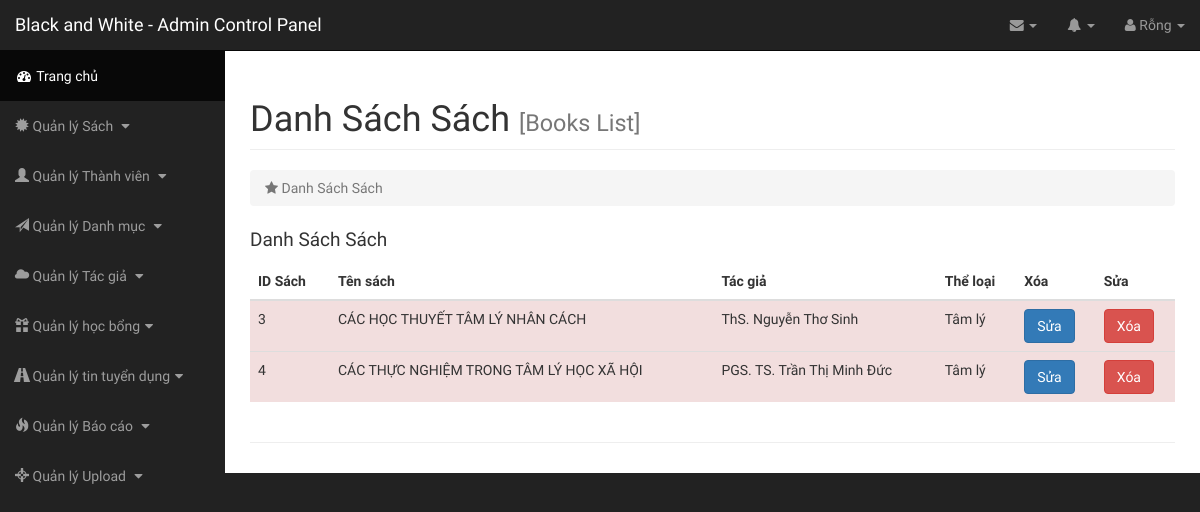
The app's page /admin/index.php?page=danh-sach-sach, older data.
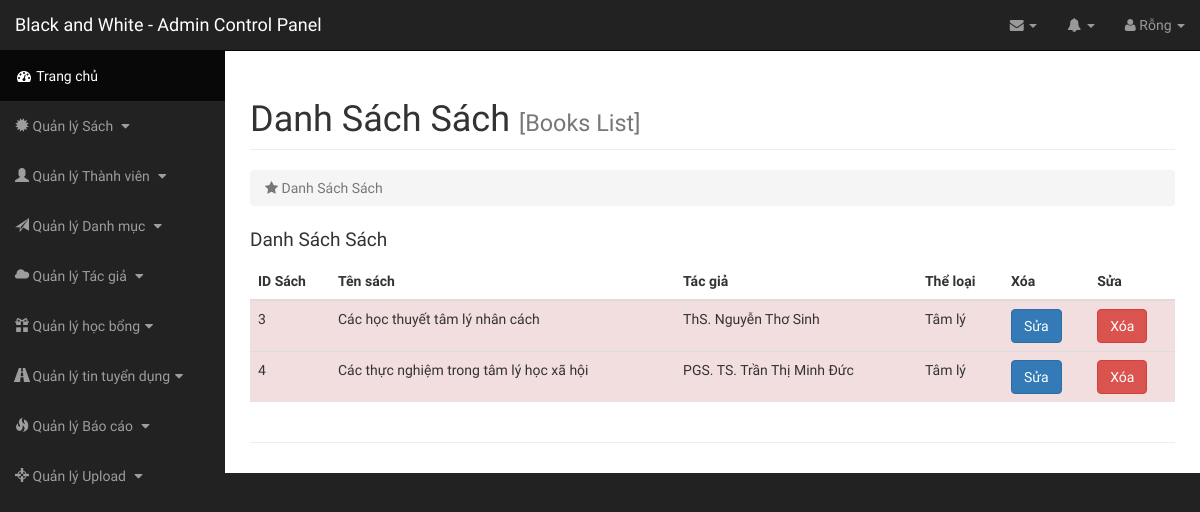
The same page, newer data.
### tables this page shows
CREATE TABLE `books` (
  `bookid` int(100) NOT NULL,
  `bookname` varchar(255) NOT NULL,
  `author` int(100) NOT NULL,
  `nxb` varchar(255) DEFAULT NULL,
  `year` int(100) DEFAULT NULL,
  `filename` varchar(255) NOT NULL,
  `link` text NOT NULL,
  `des` text NOT NULL,
  `catid` int(10) NOT NULL,
  `spec` tinyint(1) NOT NULL,
  `credits` tinyint(1) NOT NULL COMMENT 'bản quyền'
);

CREATE TABLE `author` (
  `authorid` int(100) NOT NULL,
  `authorname` varchar(255) NOT NULL
);

CREATE TABLE `category` (
  `catid` int(10) NOT NULL,
  `catname` varchar(200) NOT NULL,
  `catnameseo` varchar(200) NOT NULL
);

### class/Db.class.php (called while the page is built, shortened)
<?php
class Db{
	private $conn = null;
	public function __construct()
	{
		$host ="mysql:host=". HOST."; dbname=". DB_NAME;
		try
		{
			$this->conn = new PDO($host, DB_USER, DB_PASS);
			$this->conn->query("set names 'utf8' ");
		}
		catch (PDOException $e)
		{
			echo "Không thể kết nối cơ sở dữ liệu";
		}
	}
	private function query($sql, $arr = array(), $mode = PDO::FETCH_ASSOC)
	{
		$pre = $this->conn->prepare($sql);
		if(!$pre->execute($arr))
		{
			echo "Không thể thực thi"; exit;
		}
		return $pre->fetchAll($mode);
	}
	public function select($sql, $arr = array(), $mode = PDO::FETCH_ASSOC)
	{
		return $this->query($sql, $arr, $mode);
	}
}
?>

### admin/inc/booklist.php (the view)
<div id="page-wrapper">
    <div class="container-fluid">
        <div class="row">
            <div class="col-lg-12">
                <h1 class="page-header">
                    Danh Sách Sách <small class="text-muted">[Books List]</small>
                </h1>
                <ol class="breadcrumb">
                    <li class="active">
                        <i class="fa fa-star"></i> Danh Sách Sách
                    </li>
                </ol>
            </div>
        </div>
        <div class="catlist">
          <div class="row">
            <div class="col-sm-12">
              <p class="cat-title">Danh Sách Sách</p>
              <table class="table">
      <thead>
        <tr>
          <th style="width: 80px;">ID Sách</th>
          <th>Tên sách</th>
          <th>Tác giả</th>
          <th>Thể loại</th>
          <th>Xóa</th>
          <th>Sửa</th>
        </tr>
      </thead>
      <tbody>
        <?php
          $sql = "SELECT * FROM `books` INNER JOIN `author` ON books.author = author.authorid INNER JOIN `category` ON books.catid = category.catid";
          $rows = $obj->select($sql);
          foreach ($rows as $row) {
        ?>
        <tr class="danger">
          <td class="success"><?php echo $row["bookid"]; ?></td>
          <td><?php echo $row["bookname"]; ?></td>
          <td><?php echo $row["authorname"]; ?></td>
          <td><?php echo $row["catname"]; ?></td>
          <td><a class="btn btn-primary" href="index.php?page=sua-sach&id=<?php echo $row['bookid']; ?>" role="button">Sửa</a></td>
          <td><button class="btn btn-danger delbook"  data-id="<?php echo $row["bookid"]; ?>" name="button" id="del-cat-<?php echo $row["bookid"]; ?>">Xóa</button></td>
        </tr>
        <?php
          }
        ?>
      </tbody>
    </table>
            </div>
          </div>
        </div>
        <hr>
    </div>
</div>

### admin/index.php (shortened to what this page needs)
<?php
  $obj = new Db();
?>
<!DOCTYPE html>
<html>
  <head>
    <?php
      include("inc/header.php");
    ?>
  </head>
  <body>
    <div id="wrapper">
      <?php
      include("inc/navigation.php");
      if(isset($_GET['page'])){
        $id = $_GET['page'];
      }
      else $id = "";
      switch ($id) {
        case 'danh-sach-sach':
          include("inc/booklist.php");
          break;
      }
      ?>
    </div>
  </body>
</html>

### admin/inc/header.php (shortened to what this page needs)
<link href="css/bootstrap.min.css" rel="stylesheet">
<link href="css/sb-admin.css" rel="stylesheet">
<link href="css/customcss.css" rel="stylesheet">
<link href="font-awesome/css/font-awesome.min.css" rel="stylesheet" type="text/css">

### admin/inc/navigation.php (shortened to what this page needs)
<nav class="navbar navbar-inverse navbar-fixed-top" role="navigation">
    <div class="navbar-header">
        <a class="navbar-brand" href="../index.php">Black and White - Admin Control Panel</a>
    </div>
    <ul class="nav navbar-right top-nav">
        <li class="dropdown">
            <a href="#" class="dropdown-toggle" data-toggle="dropdown"><i class="fa fa-envelope"></i> <b class="caret"></b></a>
        </li>
        <li class="dropdown">
            <a href="#" class="dropdown-toggle" data-toggle="dropdown"><i class="fa fa-bell"></i> <b class="caret"></b></a>
        </li>
        <li class="dropdown">
            <a href="#" class="dropdown-toggle" data-toggle="dropdown"><i class="fa fa-user"></i>
              <?php
                if(isset($_SESSION['user'])){
                   echo $_SESSION['user'];
                 }
                else {
                  echo "Rỗng";
                }
              ?>
                <b class="caret"></b></a>
        </li>
    </ul>
    <div class="collapse navbar-collapse navbar-ex1-collapse">
        <ul class="nav navbar-nav side-nav">
            <li class="active">
                <a href="index.php"><i class="fa fa-fw fa-dashboard"></i> Trang chủ</a>
            </li>
            <li>
                <a href="javascript:;" data-toggle="collapse" data-target="#demo2"><i class="glyphicon glyphicon-certificate"></i> Quản lý Sách <i class="fa fa-fw fa-caret-down"></i></a>
            </li>
            <li>
                <a href="javascript:;" data-toggle="collapse" data-target="#demor4"><i class="glyphicon glyphicon-user"></i> Quản lý Thành viên <i class="fa fa-fw fa-caret-down"></i></a>
            </li>
            <li>
                <a href="javascript:;" data-toggle="collapse" data-target="#demo1"><i class="glyphicon glyphicon-send"></i> Quản lý Danh mục <i class="fa fa-fw fa-caret-down"></i></a>
            </li>
            <li>
                <a href="javascript:;" data-toggle="collapse" data-target="#demo8"><i class="glyphicon glyphicon-cloud"></i> Quản lý Tác giả <i class="fa fa-fw fa-caret-down"></i></a>
            </li>
            <li>
                <a href="javascript:;" data-toggle="collapse" data-target="#demo1z"><i class="glyphicon glyphicon-gift"></i> Quản lý học bổng<i class="fa fa-fw fa-caret-down"></i></a>
            </li>
            <li>
                <a href="javascript:;" data-toggle="collapse" data-target="#demo12"><i class="glyphicon glyphicon-road"></i> Quản lý tin tuyển dụng<i class="fa fa-fw fa-caret-down"></i></a>
            </li>
            <li>
                <a href="javascript:;" data-toggle="collapse" data-target="#demo4"><i class="glyphicon glyphicon-fire"></i> Quản lý Báo cáo <i class="fa fa-fw fa-caret-down"></i></a>
            </li>
            <li>
                <a href="javascript:;" data-toggle="collapse" data-target="#demo5"><i class="glyphicon glyphicon-screenshot"></i> Quản lý Upload <i class="fa fa-fw fa-caret-down"></i></a>
            </li>
        </ul>
    </div>
</nav>

### admin/css/sb-admin.css (style rules this page uses)
body { margin-top: 100px; background-color: #222; }
@media (min-width:768px) { body { margin-top: 50px; } }
#wrapper { padding-left: 0; }
#page-wrapper { width: 100%; padding: 0; background-color: #fff; }
@media (min-width:768px) { #wrapper { padding-left: 225px; } }
@media (min-width:768px) { #page-wrapper { padding: 10px; } }
.top-nav { padding: 0 15px; }
.top-nav>li { display: inline-block; float: left; }
.top-nav>li>a { padding-top: 15px; padding-bottom: 15px; line-height: 20px; color: #999; }
@media (min-width:768px) { .side-nav { position: fixed; top: 51px; left: 225px; width: 225px; margin-left: -225px; border: none; border-radius: 0; overflow-y: auto; background-color: #222; bottom: 0; overflow-x: hidden; padding-bottom: 40px; } }
@media (min-width:768px) { .side-nav>li>a { width: 225px; } }

### admin/css/customcss.css (style rules this page uses)
* body { font-family: 'Fira Sans Extra Condensed', sans-serif; }
p.cat-title { font-weight: 500; font-size: 19px; }

Row changes from the older to the newer data that the page shows:
changed books "ThS. Nguyễn Thơ Sinh": bookname "CÁC HỌC THUYẾT TÂM LÝ NHÂN CÁCH" → "Các học thuyết tâm lý nhân cách"
changed books "PGS. TS. Trần Thị Minh Đức": bookname "CÁC THỰC NGHIỆM TRONG TÂM LÝ HỌC XÃ HỘI" → "Các thực nghiệm trong tâm lý học xã hội"
